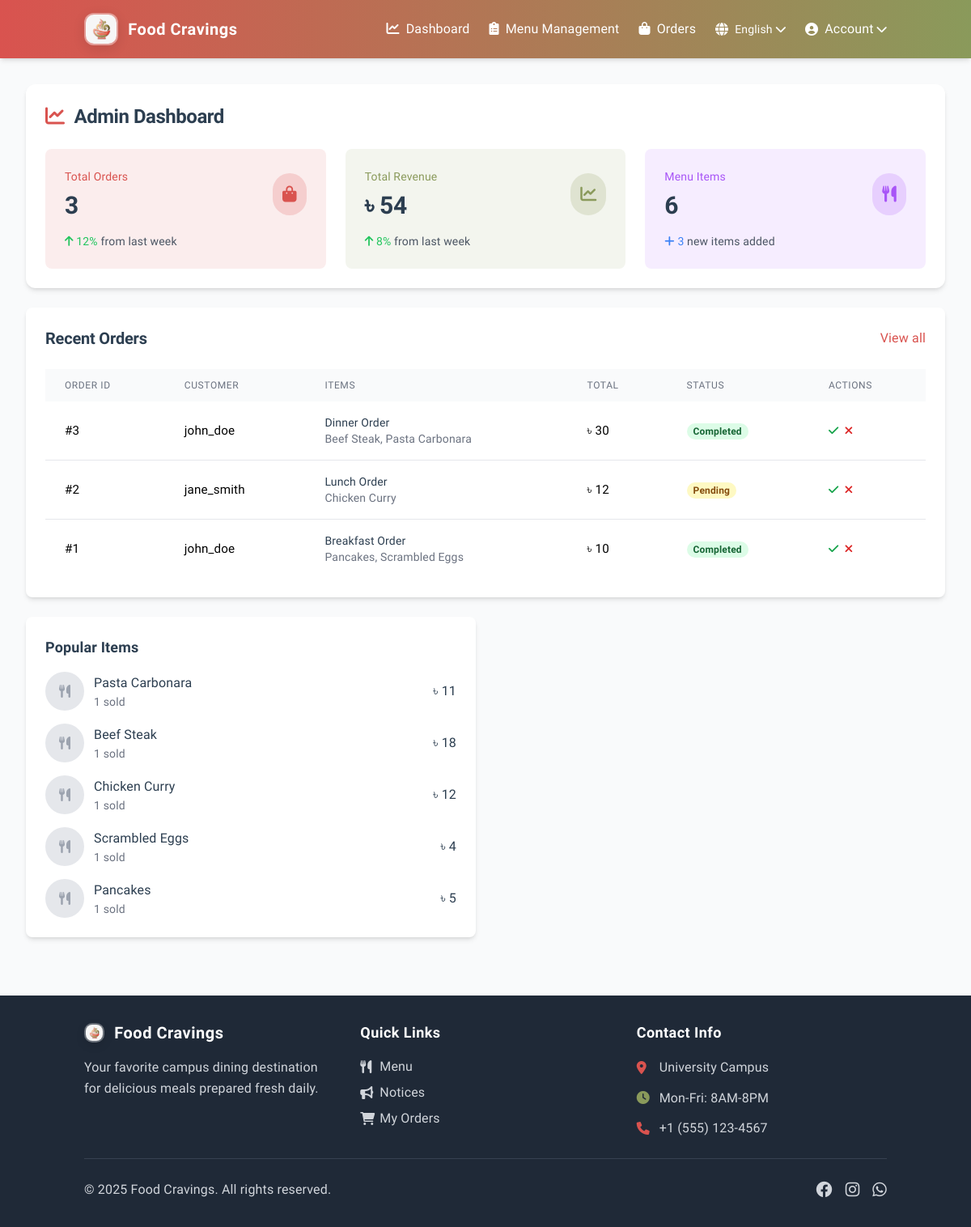
The app's page /admin/dashboard (signed in) with its own data.
### app.py (models this page shows)
class Order(db.Model):
    id = db.Column(db.Integer, primary_key=True)
    user_id = db.Column(db.Integer, db.ForeignKey('user.id'), nullable=False)
    meal_shift = db.Column(db.String(20), nullable=False)  # breakfast, lunch, supper, dinner
    timestamp = db.Column(db.DateTime, default=datetime.utcnow)
    status = db.Column(db.String(20), default='pending')  # pending, completed, cancelled
    total_amount = db.Column(db.Float, nullable=False, default=0.0)
    order_items = db.relationship('OrderItem', backref='order', lazy=True, cascade='all, delete-orphan')

class User(db.Model):
    id = db.Column(db.Integer, primary_key=True)
    username = db.Column(db.String(80), unique=True, nullable=False)
    password = db.Column(db.String(120), nullable=False)
    is_admin = db.Column(db.Boolean, default=False)
    orders = db.relationship('Order', backref='user', lazy=True)
    feedback = db.relationship('Feedback', backref='user', lazy=True)

class OrderItem(db.Model):
    id = db.Column(db.Integer, primary_key=True)
    order_id = db.Column(db.Integer, db.ForeignKey('order.id'), nullable=False)
    item_id = db.Column(db.Integer, db.ForeignKey('menu_item.id'), nullable=False)
    quantity = db.Column(db.Integer, nullable=False)
    unit_price = db.Column(db.Float, nullable=False)  # Price at time of order
    item = db.relationship('MenuItem', backref='order_items', lazy=True)

class MenuItem(db.Model):
    id = db.Column(db.Integer, primary_key=True)
    name = db.Column(db.String(100), nullable=False)
    description = db.Column(db.Text)
    price = db.Column(db.Float, nullable=False)
    image_path = db.Column(db.String(200))
    shift = db.Column(db.String(20), nullable=False)  # breakfast, lunch, supper, dinner
    available = db.Column(db.Boolean, default=True)
    feedbacks = db.relationship('Feedback', backref='menu_item', lazy=True)

### app.py (the view)
@app.route('/admin/dashboard')
@admin_required
def admin_dashboard():
    total_orders = Order.query.count()
    total_revenue = db.session.query(db.func.sum(OrderItem.quantity * OrderItem.unit_price))\
        .scalar() or 0
    total_items = MenuItem.query.count()
    recent_orders = Order.query.options(
        db.joinedload('user'),
        db.joinedload('order_items')
    ).order_by(Order.timestamp.desc()).limit(10).all()
    popular_items = db.session.query(
        MenuItem,
        db.func.sum(OrderItem.quantity).label('total_quantity')
    ).join(OrderItem).group_by(MenuItem.id)\
     .order_by(db.func.sum(OrderItem.quantity).desc()).limit(5).all()
    return render_template('admin/dashboard.html',
                         total_orders=total_orders,
                         total_revenue=total_revenue,
                         total_items=total_items,
                         recent_orders=recent_orders,
                         popular_items=popular_items)

### app.py (called while the page is built)
@babel.localeselector
def get_locale():
    if 'language' in session:
        return session['language']
    if request.args.get('lang'):
        session['language'] = request.args.get('lang')
        return session['language']
    return request.accept_languages.best_match(app.config['LANGUAGES'].keys()) or app.config['BABEL_DEFAULT_LOCALE']

@app.context_processor
def inject_conf_vars():
    return {
        'LANGUAGES': app.config['LANGUAGES'],
        'CURRENT_LANGUAGE': session.get('language', get_locale()),
        '_': gettext
    }

@app.context_processor
def inject_cart_count():
    if 'user_id' in session:
        cart_count = Cart.query.filter_by(user_id=session['user_id']).count()
        return {'cart_count': cart_count}
    return {'cart_count': 0}

def admin_required(f):
    @wraps(f)
    def decorated_function(*args, **kwargs):
        if 'user_id' not in session or not session.get('is_admin'):
            flash('Admin access required.')
            return redirect(url_for('login'))
        return f(*args, **kwargs)
    return decorated_function

### templates/admin/dashboard.html (shortened to what this page needs)
{% extends "base.html" %}
{% block content %}
<div class="space-y-6">
    <div class="bg-white rounded-xl shadow-md p-6">
        <div class="flex flex-col sm:flex-row sm:items-center space-y-4 sm:space-y-0 sm:space-x-4 mb-6">
            <h1 class="text-2xl font-bold text-dark"><i class="fas fa-chart-line text-[#D9534F] mr-3"></i>{{ _('Admin Dashboard') }}</h1>
        </div>
        <div class="grid grid-cols-1 md:grid-cols-3 gap-6">
            <div class="bg-[#D9534F]/10 rounded-lg p-6">
                <div class="flex items-center justify-between">
                    <div>
                        <p class="text-[#D9534F] text-sm font-medium">{{ _('Total Orders') }}</p>
                        <h2 class="text-3xl font-bold text-dark mt-2">{{ total_orders }}</h2>
                    </div>
                    <div class="bg-[#D9534F]/20 rounded-full p-3">
                        <i class="fas fa-shopping-bag text-[#D9534F] text-xl"></i>
                    </div>
                </div>
                <p class="text-gray-600 text-sm mt-4">
                    <span class="text-green-500"><i class="fas fa-arrow-up"></i> 12%</span>
                    from last week
                </p>
            </div>
            <div class="bg-[#8A9A5B]/10 rounded-lg p-6">
                <div class="flex items-center justify-between">
                    <div>
                        <p class="text-[#8A9A5B] text-sm font-medium">{{ _('Total Revenue') }}</p>
                        <h2 class="text-3xl font-bold text-dark mt-2">৳&nbsp;{{ total_revenue|int }}</h2>
                    </div>
                    <div class="bg-[#8A9A5B]/20 rounded-full p-3">
                        <i class="fas fa-chart-line text-[#8A9A5B] text-xl"></i>
                    </div>
                </div>
                <p class="text-gray-600 text-sm mt-4">
                    <span class="text-green-500"><i class="fas fa-arrow-up"></i> 8%</span>
                    from last week
                </p>
            </div>
            <div class="bg-purple-500 bg-opacity-10 rounded-lg p-6">
                <div class="flex items-center justify-between">
                    <div>
                        <p class="text-purple-500 text-sm font-medium">{{ _('Menu Items') }}</p>
                        <h2 class="text-3xl font-bold text-dark mt-2">{{ total_items }}</h2>
                    </div>
                    <div class="bg-purple-500 bg-opacity-20 rounded-full p-3">
                        <i class="fas fa-utensils text-purple-500 text-xl"></i>
                    </div>
                </div>
                <p class="text-gray-600 text-sm mt-4">
                    <span class="text-blue-500"><i class="fas fa-plus"></i> 3</span>
                    new items added
                </p>
            </div>
        </div>
    </div>
    <div class="bg-white rounded-lg shadow-md p-6">
        <div class="flex justify-between items-center mb-6">
            <h2 class="text-xl font-semibold text-dark">Recent Orders</h2>
            <a href="/admin/orders" class="text-primary hover:text-primary-dark transition-colors">View all</a>
        </div>
        <div class="overflow-x-auto">
            <table class="w-full">
                <thead>
                    <tr class="text-left bg-gray-50">
                        <th class="px-6 py-3 text-xs font-medium text-gray-500 uppercase tracking-wider">Order ID</th>
                        <th class="px-6 py-3 text-xs font-medium text-gray-500 uppercase tracking-wider">Customer</th>
                        <th class="px-6 py-3 text-xs font-medium text-gray-500 uppercase tracking-wider">Items</th>
                        <th class="px-6 py-3 text-xs font-medium text-gray-500 uppercase tracking-wider">Total</th>
                        <th class="px-6 py-3 text-xs font-medium text-gray-500 uppercase tracking-wider">Status</th>
                        <th class="px-6 py-3 text-xs font-medium text-gray-500 uppercase tracking-wider">Actions</th>
                    </tr>
                </thead>
                <tbody class="divide-y divide-gray-200">
                    {% for order in recent_orders %}
                    <tr class="hover:bg-gray-50">
                        <td class="px-6 py-4 whitespace-nowrap">#{{ order.id }}</td>
                        <td class="px-6 py-4 whitespace-nowrap">{{ order.user.username }}</td>
                        <td class="px-6 py-4">
                            <div class="text-sm">
                                <div class="font-medium text-dark">{{ order.meal_shift.title() }} Order</div>
                                <div class="text-gray-500">
                                    {% for order_item in order.order_items[:2] %}
                                        {{ order_item.item.name }}{% if not loop.last %}, {% endif %}
                                    {% endfor %}
                                </div>
                            </div>
                        </td>
                        <td class="px-6 py-4 whitespace-nowrap">৳&nbsp;{{ order.total_amount|int }}</td>
                        <td class="px-6 py-4 whitespace-nowrap">
                            <span class="px-2 inline-flex text-xs leading-5 font-semibold rounded-full
                                {% if order.status == 'completed' %}bg-green-100 text-green-800
                                {% elif order.status == 'pending' %}bg-yellow-100 text-yellow-800
                                {% else %}bg-red-100 text-red-800{% endif %}">
                                {{ order.status|title }}
                            </span>
                        </td>
                        <td class="px-6 py-4 whitespace-nowrap text-sm">
                            <div class="flex space-x-2">
                                <button onclick="updateOrderStatus('{{ order.id }}', 'completed')"
                                    class="text-green-600 hover:text-green-900">
                                    <i class="fas fa-check"></i>
                                </button>
                                <button onclick="updateOrderStatus('{{ order.id }}', 'cancelled')"
                                    class="text-red-600 hover:text-red-900">
                                    <i class="fas fa-times"></i>
                                </button>
                            </div>
                        </td>
                    </tr>
                    {% endfor %}
                </tbody>
            </table>
        </div>
    </div>
    <div class="grid grid-cols-1 md:grid-cols-2 gap-6">
        <div class="bg-white rounded-lg shadow-md p-6">
            <h3 class="text-lg font-semibold text-dark mb-4">Popular Items</h3>
            <div class="space-y-4">
                {% for item_data in popular_items %}
                {% set item = item_data[0] %}
                {% set total_quantity = item_data[1] %}
                <div class="flex items-center justify-between">
                    <div class="flex items-center space-x-3">
                        {% if item.image_path %}
                            <img src="{{ url_for('static', filename=item.image_path) }}"
                                 alt="{{ item.name }}"
                                 class="w-12 h-12 rounded-full object-cover">
                        {% else %}
                            <div class="w-12 h-12 bg-gray-200 rounded-full flex items-center justify-center">
                                <i class="fas fa-utensils text-gray-400"></i>
                            </div>
                        {% endif %}
                        <div>
                            <p class="font-medium text-dark">{{ item.name }}</p>
                            <p class="text-sm text-gray-500">{{ total_quantity }} sold</p>
                        </div>
                    </div>
                    <p class="font-medium text-dark">৳&nbsp;{{ item.price|int }}</p>
                </div>
                {% endfor %}
            </div>
        </div>
    </div>
</div>
{% endblock %}

### templates/base.html (style rules this page uses)
body { font-size: 16px; line-height: 1.6; letter-spacing: 0.01em; }
h1 { font-size: 2.5rem; line-height: 1.2; font-weight: 700; letter-spacing: -0.02em; }
h2 { font-size: 2rem; line-height: 1.3; font-weight: 600; letter-spacing: -0.01em; }
h3 { font-size: 1.5rem; line-height: 1.4; font-weight: 600; }
p { font-size: 1rem; line-height: 1.6; font-weight: 400; }
.text-sm { font-size: 0.95rem; line-height: 1.5; }
.text-xs { font-size: 0.85rem; line-height: 1.4; }
button, .btn { font-size: 1rem; font-weight: 500; letter-spacing: 0.02em; }
table th { font-size: 0.95rem; font-weight: 600; letter-spacing: 0.02em; }
table td { font-size: 0.95rem; line-height: 1.5; }
.space-y-6 > * + * { margin-top: 1.75rem; }
.space-y-4 > * + * { margin-top: 1.25rem; }

### records on screen
Order: id "3", user.username "john_doe", meal_shift "Dinner", total_amount "30", status "Completed"
OrderItem: item.name "Beef Steak"
OrderItem: item.name "Pasta Carbonara"
Order: id "2", user.username "jane_smith", meal_shift "Lunch", total_amount "12", status "Pending"
OrderItem: item.name "Chicken Curry"
Order: id "1", user.username "john_doe", meal_shift "Breakfast", total_amount "10", status "Completed"
OrderItem: item.name "Pancakes"
OrderItem: item.name "Scrambled Eggs"
MenuItem: name "Pasta Carbonara", available "1", price "11"
MenuItem: name "Beef Steak", available "1", price "18"
MenuItem: name "Chicken Curry", available "1", price "12"
MenuItem: name "Scrambled Eggs", available "1", price "4"
MenuItem: name "Pancakes", total_quantity "1", price "5"

### other values on screen
{{ LANGUAGES[CURRENT_LANGUAGE] }} "English"
{{ total_orders }} "3"
{{ total_revenue|int }} "54"
{{ total_items }} "6"
